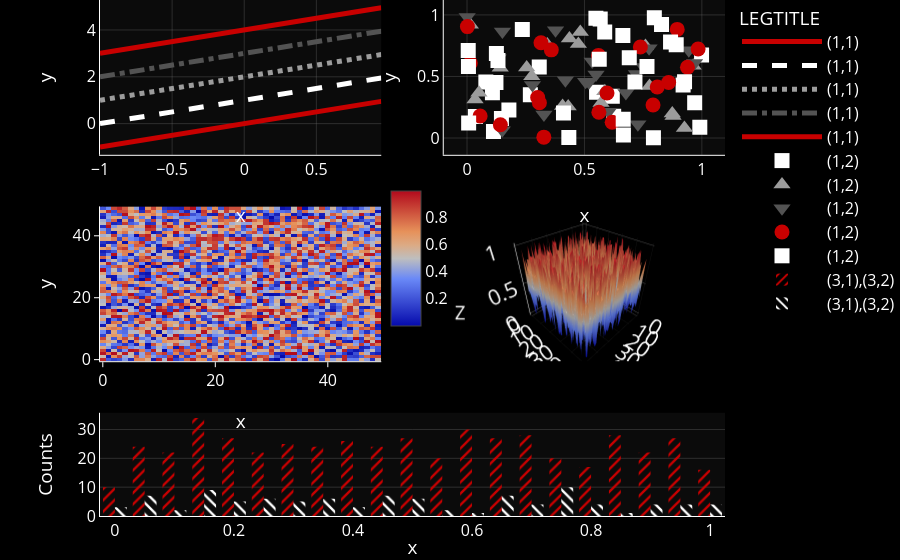

Here is the notebook cell this chart was saved with:
### Markdown cell above
### `tre(dark)`

### Code cell
importlib.reload(alstps)
alstps.tre("dark")
print(pio.templates)
style_testplot()
